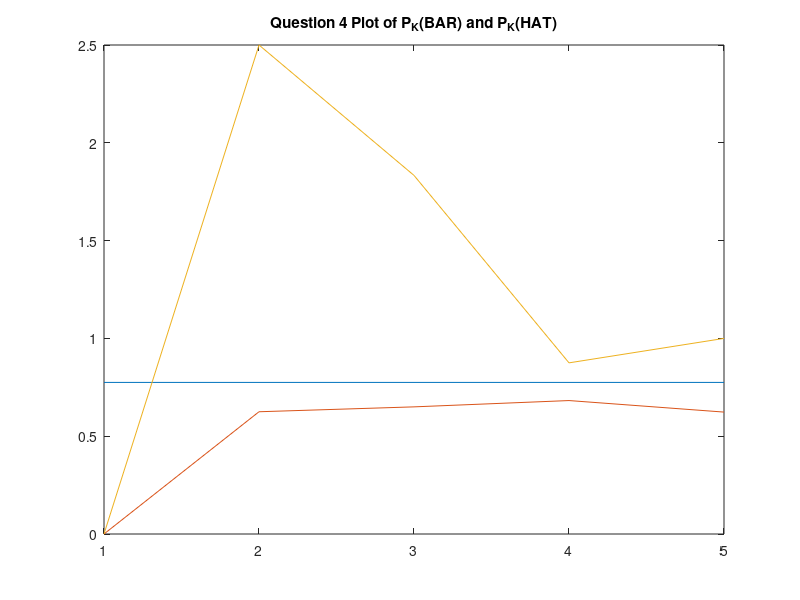

Source code (MATLAB): (Note: this script raises an error after producing the figure.)
%Markov HW
%Dan S. Cohen
%DATE: 9/6/2021
% Assigment Number 1 
%% Inputs

clear all; clc;

n = input('Number of sates? ') % Number of sates = n
P = zeros(n,n);
PL = zeros(n,n);
% Transistion probability matrix = P
% Inital Distibution P0
P0 = zeros(n,n);
P0(1,1)= 1;

% Number of stages 
k = input('Number of stages? ') % Number of sages = k

%k = [1,2,3,4,5,6,7,8,9,10,11,12];% stages


% Calc Profit 
m = 0.5; % mait cost
c = 1; % cost of each item
r = 2; % rev of each unit
p = 1; % penalty
M = n; % max units
%k = linspace(1, k, k)
Reward = zeros(n,1);

%%
total_d = 1/M;
d = 1/M;

P(1,:) = d;
P(n,:) = d;
first_e = true;


    
for j=2:n-1
    P(j,1)=1-total_d;
   
    total_d = total_d + d;
        
end

count = 2;
for i=2:n-1
    
    for col=2:count
        PL(i,col)= d;
        
    end
    count = count +1;
    
    
end

P = P + PL;

% 
% Reward(1)=-3*c+((M-1)/2)*r;
% Reward(n)=-(M-1)*m+((M-1)/2)*r;
% 
% for i=2:n-1
%     
%     weight = zeros(i,1);
%     for ii = 1:i-1
%         
%         weight(end-ii)=ii;
%         
%     end
%         
%         
%     Reward(i) =   -(ii)*m+dot(P(i,1:i),weight)*r-p*(((M-1)/2)-ii);  
%     
%     
%     
% end

% M  = 4 not 3 here 
for state=1:M 
    
    
  
       
    state_ = state -1;
   
   for demand=1:M
       demand_= demand - 1;
       profit = 0;
       
       if(state_ == 0)
           
           action = M-1;
           
       else 
           
           action = 0;
           
       end
       
       
       if demand_ > state_ + action
           
           profit = -(m*state_+c*action)+r*(state_+action)-p*(demand_-state_-action);
           
       elseif demand_ <= state_ + action
           
           profit = -(m*state_+c*action)+r*demand_;
           
           
       end

       Reward(state,demand) =   profit;
       
       
       
   end 
   
    
    
    
end


temp = Reward;
Reward = zeros(1,M)';

% rencode reward
for demand = 1:M
    
    Reward(demand) = sum(temp(demand,:))/4

    
end 



Expected_Profit_per_stage =0;
Expected_Profit_per_stage_saved_per=zeros(1,k);
% Part 1 starts
for t=1:k
    
    
    if t==k
        
        Expected_Profit_per_stage = Expected_Profit_per_stage+(P0*((P^(t-1))*Reward/2));
        
        
    else 
        Expected_Profit_per_stage=Expected_Profit_per_stage+P0*((P^(t-1))*Reward);
        
        
    end 
    
    Expected_Profit_per_stage_saved_per(t)=Expected_Profit_per_stage(1)/t;
    
end 

Expected_Profit_per_stage=Expected_Profit_per_stage/k;

%%


rng(0);
for i =1:k
    
    U_vector(i)=rand;
    
    G(i)=-log(-log(U_vector(i)));
    
end 


Uniform_var = rand;
G(1) = -log(-log(Uniform_var));


k_m1 = 1;
k = linspace(1, k, k);
S = zeros(1,length(k)); % stock level
for stage =1:length(k)
    
    
    
    U_vector=rand(1,n);
    
    G = -log(-log(U_vector));
    
    
    [maxV,index] = max(G + log(P(k_m1,1:n))) ;
    S(stage) = index;
    k_m1 = S(stage);
    
    
    
end 




% for states first one, layz 

%S = zeros(1,length(k)); % stock level
D = zeros(1,length(k)); % demand
U = zeros(1,length(k)); % policty to restock


S(1) = 0;
S(2:end)=S(2:end)-1;
 K =[1:1:length(k)];
D = randi([0,M-1],[1,length(k)]);
for index = 1:length(K)
    
    
    for stage = 1:index
        
        %randi(M,1,1)
        
        maint_cost = m*S(stage);
        
        %D(stage) = randi([0,M-1],1);
        
        
        if S(stage) <= 0
            U(stage) = M-1;
            
        end 
        
        
        
%         S(stage+1) = (U(stage)-D(stage));
%     
%         if(S(stage+1)<0)
%         
%             S(stage+1)=0;
%         
%         end
%     
%         if(S(stage)<0)
%         
%             S(stage)=0;
%         
%         end
        
        %disp('demand');
        %disp(D(stage));
        
        %S_avg(stage) = sum(S(1:stage))/stage
        %maint cost
        %U(stage) = abs(M-S_avg(stage)) % need to work out policy
        
        if(stage ==index)
            
            Profit(stage) = 0.5*(S(stage));
        
        elseif (D(stage)> S(stage)+U(stage))
             Profit(stage) = -(maint_cost+c*U(stage))+r*(S(stage)+U(stage))-p*(D(stage)-S(stage)-U(stage));
        
        elseif (D(stage)<= S(stage)+U(stage))
            Profit(stage) =   -(maint_cost+c*U(stage))+r*D(stage);
        end 
        
        
%         if S(stage) <= 0
%             %U(stage) = M-1;
%             Profit(stage) =   -(c*U(stage))+r*D(stage);
%             %disp('restocking all')
%             
%         elseif S(stage) > 0
%             %U(stage) = 0;
%             %disp('not buying any more stock')
%             
%             if(D(stage)> S(stage)+U(stage))
%                 %disp('demand biger then stock')
%                 Profit(stage) = -(maint_cost+c*U(stage))+r*(S(stage)+U(stage))-p*(D(stage)-S(stage)-U(stage));
%                 
%             end
%             
%             if(D(stage)<= S(stage)+U(stage))
%                 %disp('demand less then stock')
%                 Profit(stage) =   -(maint_cost+c*U(stage))+r*D(stage);
%                 
%                 if (stage ==index)
%                     
%                     %disp('left over')
%                     % Halfcost
%                     Profit(stage) =Profit(stage)+ 0.5*(S(stage));
%                     
%                 end
%                 
%                 
%             end
%             
%         end

        
    end 
    
    
   
    total = sum(Profit);
  
    Profit_per_stage(index) = total/index;
    
    %disp('total supply')
    
    
       

        
    
    %S(stage+1)=S(stage)+U(stage)-D(stage)
    
    %if(S(stage+1)<= 0)
        
        %S(stage+1) = 0;
        
    %end 
    
    %Profit_per_stage(stage)= Profit_per_stage(stage) + Profit(stage)/stage
    
    
end

disp('Profit per stage')
% disp(sum(Profit)/length(k))
% 
% Profit_per_stage = zeros(1,length(k));
% 
% for key =1:length(k)
%     
%        temp= Profit(1:key);
%        
%        Profit_per_stage(key) = sum(temp)/key;
%     
%     
% end 





one = size(P);


w = [eye(one(1))-P,ones(one(1),1)];

% Avg reward per stage 

PIE = [ones(1,one(1))]*[w*w.']^-1;

PerStageProfit = PIE*Reward


 

plot(K,PerStageProfit*ones(1,length(k)))
hold on 
plot(K,Expected_Profit_per_stage_saved_per)
hold on 
plot(K,Profit_per_stage)
title('Question 4 Plot of P_K(BAR) and P_K(HAT)') 

%%
% Part 2
Transition = {};
count = 0;

total_d = 0;
d = 1/M;
start_number = 1;
% for action = 1:M
%     Transition{action} = zeros(M);
%     total_d = 0;
%     
%     for i = 1:M-count
%         
%         Transition{action}(i,1)= start_number-total_d
%         total_d = total_d + d;
% 
%            
%       
%     end 
%  
%     start_number =  start_number-d     ;  
%     
%     count = count +1 ;
%     
%  
%     
% end
% 
% count=0;
% col_count = M-1;
% start_number_count = 0;
% for action = 1:M
%     
%    
%      for i = 1:M-count
%      
%           j = start_number_count:col_count;
%               
%                 Transition{action}(i,2:j(i)+1)=1/M;
%           
%           
%      end 
%         
%     start_number_count = start_number_count+1  ;
%     count = count +1 ;
%    
%   
%  
% end

Transition  = {};



count=0;
for j=1:1
    
    Transition{j} = zeros(M);
   
    for i = 1:M
        total_d = 0;
        for a = 1:M-count
        
            Transition{j}(a,i) = start_number-total_d
            total_d = total_d + d;    
        
        end 
        start_number =  start_number-d
        count = count + 1 
    end 
    
         
    
end 


for j=2:M
    
    Transition{j} = zeros(M);
   
    for i = 1:M
        total_d = 0;
        for a = 1:M
            if  (i+a)-1-1<=M-1 && (j-1 <= i + a -1 -1)
                Transition{j}(a,i) = d ; 

            end 
              
        
        end 
        
    end 
    
         
    
end 


Temp  = Transition;

for a=1:M
    for i=1:M 
        for j=1:M  
            Transition{a}(i,j) = Temp{j}(a,i);
        end 
    end 
end 



Reward_From_Action = {};

%Reward(1)=-3*c+((M-1)/2)*r;
%Reward(n)=-(M-1)*m+((M-1)/2)*r;


for i = 1:M
    
%     weight = zeros(i,1);
%     for ii = 1:i-1
%         
%         weight(end-ii)=ii;
%         
%     end
%     
    for demand = 1:M
    
        for act= 1:M
            
            j = i+a-demand;
            
            
            
            if(i+act)-1-1>M-1 ||(i+act)-1-1<j-1 % Is it even posible  grater or equal?
                Reward_From_Action{i}(act,demand)= 0;
            
            else
                             
                if demand > i+act % should the system get reward
                    
                    
                    rew_units = (i+act-j-1); % reward 
        
                   Reward_From_Action{i}(act,demand) = -(i)*m-(act)*c+rew_units*r-p*(demand-i-act);
        
                else 
                    rew_units = (demand-1); % reward 
                   Reward_From_Action{i}(act,demand) = -(i)*m-(act)*c+rew_units*r;
                end
                
             
                
                
            end
        end
    end
end



for i = 1:M 
    
    for act = 1:M 
        curr_profit_val = 0 ;
        for demand = 1:M 
            
            curr_profit_val = curr_profit_val+ Reward_From_Action{i}(act,demand);
            
            
        end 
        avg_profit(i,act) = curr_profit_val/M;
        
        
        
    end 
    
    
    
    
end 






V_new = ones(M,1)*0;
V_new(M) = 0;
V_old = 0;
curr_val = 0;
        
% value interation per stage
val_iter_profit = 0 
V0 =0;

%V(end)=V0;
% Value interation, at each k in time slot 

k = length(k);
    
    
for index = 1:length(K)     
    
    policy_over_time = zeros(1,index);
    V = ones(M,index)*-inf;
    termal_profit = [0:M-1]*(r/2);
    V(:,end) = termal_profit;
    
    K_ = index;
    while K_ >0
        for i=1:M
            for act=1:M
                curr_val =0 ;
                curr_val = avg_profit(i,act)+Transition{act}(i,:)*V(:,K_);
                if K_-1<=0
                    break
                end
                %V(i,k-1) = max(V(i,k-1),curr_val)
                if V(i,K_-1) < curr_val
                    V(i,K_-1) = curr_val;
                    recored_actions(K_) = act;
                    recored_index(K_)   = i;
                    
                end
            end
            
        end
        
        K_ = K_ - 1;
        
    end
    
    expected_profit_from_empy_warehouse(index) = V(1,1)/index;
     
end


%k = length(K);

% total_profit = 0 ;
% for k=1:length(K)
%     
%     if k == 1
%         
%         Best_Value= V(1,k);
%         
%         Best_Index = 1;
%     else 
%         
%         [Best_Value,Best_Index]=max(V(:,k));    
%     end 
%     policy_over_k(k) = Best_Index;
% 
% end 





%tot_val_iter_profit_perk = val_iter_profit/length(K)




V0 =0;

%V = zeros(1,M);

%V(end)=V0;

% Policy iteration static per state
k = length(k);

policy = ones(1,M);
V_new = ones(M,1)*0;
h_new = ones(M,1)*0;
V_new(M) = 0;
V_old = 0;
curr_val = 0;

% policy interations % finds best policy at each stock level
time_start = tic;


for i=1:M
    
    
    for act=1:M
        curr_val =0 ;
        for j=1:M
                                    
            curr_val = curr_val + Reward_From_Action{i}(act,j)+Transition{j}(act,i)*V(j);
            
         end 
         %curr_val= + curr_val;
            
         %V_new(i) = max(V_new(i),curr_val);
          
            
         if V_new(i) <= curr_val
                
             policy(i) = act;
                
             V_new(i) = max(V_new(i),curr_val);
        
          
         end 
            
       
     end
     
%     max_diffrace = 0;
%     
%     for states = 1:M
%         max_diffrace = max(max_diffrace,V_new(states));
%         
%     end
        

     %V = V_new;
%      end
%      if(max_diffrace<0.01)
%          break
end 
total_time_run = toc(time_start);     

% figure(2)
% plot(1:M,policy)
% hold on
% title('States vs Policy') 
% policy inter with ac/s
policy = ones(1,M);
h = zeros(M,1);
h_new = zeros(M,1);

V = 1*-inf;
for pol_itter = 1:1000

    for i=1:M
        act = policy(i);
        curr_val =0 ;
 
        curr_val = avg_profit(i,act);
                                    
        %curr_val = curr_val + Reward_From_Action{i}(act,j)+Transition{j}(act,i)*V(j);
        %curr_val= + curr_val;
        %V_new(i) = max(V_new(i),curr_val);
            
        if V <= curr_val   
            V = curr_val;
        end 

    end

     % Find h_tilida
    for iter = 1:10
        for i=1:M
            act = policy(i);
            curr_val =0 ;
             
            curr_val = avg_profit(i,act)+Transition{act}(i,:)*h-V;      
            curr_val = curr_val + V ;                      
            saved_trans = Transition{act}(i,:);
            saved_reward(i) = avg_profit(i,act);
            
            %h(i) = curr_val;
            %curr_val= + curr_val;
            if h(i) <= curr_val
                
                best_saved_reward = saved_reward;
                best_saved_trans  = saved_trans;
                
                h(i) = curr_val;
                
            end 

        end

    end 

    %x = [h;V]
    I_tilda = eye(M);
    I_tilda(1,:) = [];
    %h_tilda = I_tilda*h;
    %y = [h_tilda;V];

    W = [eye(M)-best_saved_trans,ones(M,1)]*[I_tilda',zeros(M,1);zeros(1,M-1),1]; % invertable  ;
    y = inv(W)*best_saved_reward';
    h_tilda = y(1:M);

    curr_policy = policy ;
    for i=1:M
            best_val = 0;
            
            for act = 1:M
                
                curr_val = 0;
               
                curr_val = avg_profit(i,act)+Transition{act}(i,:)*h;
  
                 if best_val < curr_val
                 
                    best_val = curr_val;
                    
                    policy(i) = act;

                 end
            end
        % Do we need to stop
    end 
        % is the poly stable

        if abs(policy-curr_policy)==0        
        
            break
            %disp('ready')

        end 

end 


disp('Best Policy is...')
disp(policy-1)
figure(2)
plot(1-1:M-1,policy-1)
hold on
title('States vs Policy') 










% Part 4


S = zeros(1,length(K)); % stock level
%D = zeros(1,length(k)); % demand
U = zeros(1,length(K)); % policty to restock


%S(1) = 0;
%S(2:end)=S(2:end)-1;
planed_pol = [linspace(M, 1, M)];

% optimal system

%policy(16:20) = 1;

for index = 1:length(K)

    for stage = 1:index
    
        %randi(M,1,1)
    
        maint_cost = m*S(stage);
    
        %D(stage) = round(rand*M);
    
        % rolling avg control pi
    
        %S_avg(stage) = sum(S(1:stage))/stage
    
        %maint cost
    
        U(stage) = policy(S(stage)+1)-1; % poly control
    
        S(stage+1) = (U(stage)-D(stage));
    
        if(S(stage+1)<0)
        
            S(stage+1)=0;
        
        end
    
        if(S(stage)<0)
        
            S(stage)=0;
        
        end
    
    
    
    
    
        %disp('demand')
        %disp(D(stage))
    
        %U(stage) = abs(M-S_avg(stage)) %
        if S(stage) <= 0
            %U(stage) = M;
            Profit_opt(stage) =   -(c*U(stage))+r*D(stage);
            %disp('restocking all')
        
        elseif S(stage) > 0
            %U(stage) = 0;
            %disp('not buying any more stock')
        
        
        
            if(D(stage)> S(stage)+U(stage))
                %disp('demand biger then stock')
                Profit_opt(stage) = -(maint_cost+c*U(stage))+r*(S(stage)+U(stage))-p*(D(stage)-S(stage)-U(stage));
            
            
            end
        
            if(D(stage)<= S(stage)+U(stage))
                %disp('demand less then stock')
                Profit_opt(stage) =   -(maint_cost+c*U(stage))+r*D(stage);
            
                if (stage ==length(k))
                
                    %disp('left over')
                % Halfcost
                    Profit_opt(stage) =Profit_opt(stage)+ 0.5*(U(stage)-D(stage));
                
                end
            
            
            end
        
        end
    
        %disp('total supply')
    
    
    
    
    
    
    %S(stage+1)=S(stage)+U(stage)-D(stage)
    
    %if(S(stage+1)<= 0)
    
    %S(stage+1) = 0;
    
    %end
    
    %Profit_per_stage(stage)= Profit_per_stage(stage) + Profit(stage)/stage
    
    
    end
    total = 0;
    for kk = 1:length(Profit_opt)
        total = total + Profit_opt(kk);
        
    end 
    
    
    
    Profit_per_stage_opt(index)= total/index;
    
end 



% disp('Profit per stage')
% disp(sum(Profit_opt)/length(K))
% 
% Profit_per_stage_opt = zeros(1,length(K));
% 
% for key =1:length(K)
%     
%        temp= Profit_opt(1:key);
%        
%        Profit_per_stage_opt(key) = sum(temp)/key;
%     
%     
% end 

% lazy policy with same demand

S = zeros(1,length(K)); % stock level
%D = zeros(1,length(k)); % demand
U = zeros(1,length(K)); % policty to restock

%S(1) = 0;
%S(2:end)=S(2:end)-1;


%policy(16:20) = 1;

pol=[zeros(1,M)];
pol(1)=M-1;

for index = 1:length(K)
    
    for stage = 1:index
        
        %randi(M,1,1)
        
        maint_cost = m*S(stage);
        
        %D(stage) = round(rand*M);
        
        % rolling avg control pi
        
        %S_avg(stage) = sum(S(1:stage))/stage
        
        %maint cost
        
        U(stage) = pol(S(stage)+1);
        
        S(stage+1) = (U(stage)-D(stage));
        
        
        if(S(stage+1)<0)
            
            S(stage+1)=0;
            
        end
        
        if(S(stage)<0)
            
            S(stage)=0;
            
        end
        
        %disp('demand')
        %disp(D(stage))
        
        %U(stage) = abs(M-S_avg(stage)) % need to work out policy
        if S(stage) <= 0
            %U(stage) = M;
            Profit_lazy(stage) =   -(c*U(stage))+r*D(stage);
            %disp('restocking all')
            
        elseif S(stage) > 0
            %U(stage) = 0;
            %disp('not buying any more stock')
            
            
            
            if(D(stage)> S(stage)+U(stage))
                %disp('demand biger then stock')
                Profit_lazy(stage) = -(maint_cost+c*U(stage))+r*(S(stage)+U(stage))-p*(D(stage)-S(stage)-U(stage));
                
                
            end
            
            if(D(stage)<= S(stage)+U(stage))
                %disp('demand less then stock')
                Profit_lazy(stage) =   -(maint_cost+c*U(stage))+r*D(stage);
                
                if (stage ==length(k))
                    
                    %disp('left over')
                    % Halfcost
                    Profit_lazy(stage) =Profit_lazy(stage)+ 0.5*(U(stage)-D(stage));
                    
                end
                
                
            end
            
        end
        
        %disp('total supply')
        
        
        
        
        
        
        %S(stage+1)=S(stage)+U(stage)-D(stage)
        
        %if(S(stage+1)<= 0)
        
        %S(stage+1) = 0;
        
        %end
        
        %Profit_per_stage(stage)= Profit_per_stage(stage) + Profit(stage)/stage
        
        
    end
    
    total = 0;
    for kk = 1:length(Profit_lazy)
        total = total + Profit_lazy(kk);
        
    end 
    
    
    
    Profit_per_stage_lazy(index)= total/index;
    
    
    

    
end



% disp('Profit per stage lazy')
% disp(sum(Profit_lazy)/length(K))

%Profit_per_stage_opt = zeros(1,length(K)); 

% for key =1:length(K)
%     
%        temp= Profit_lazy(1:key);
%        
%        Profit_per_stage_lazy(key) = sum(temp)/key;
%     
%     
% end 
% 
% 


figure(3)
plot(1:length(K),Profit_per_stage_opt)
hold on
plot(1:length(K),Profit_per_stage_lazy)
hold on 
plot(1:length(K),expected_profit_from_empy_warehouse)
hold on
plot(1:length(K),h_tilda(1)*ones(1,length(K)))
title('Optimal vs lazy invotory mgmt') 
xlabel('stages k')
ylabel('Profit Units '); 
legend('Profit_opt','Profit','Expected Profit P BAR','P BAR INF');

disp('percent profit better')
disp((sum(Profit_per_stage_opt)/sum(Profit_per_stage_lazy))*100)




figure(4)
plot(1:length(K),Profit_opt)
hold on
plot(1:length(K),Profit_per_stage_opt)
plot(1:length(K),Profit_per_stage_lazy)
title('Optimal vs lazy invotory mgmt') 
xlabel('stages k')
ylabel('Units '); 
legend('Profit_opt','Profit_per_stage_opt','Profit_per_stage_lazy');



% page 64 calculation for avg cost per stage
curr_val_V_mu = zeros(1,M);
for i=1:M 
    
    act = policy(i);
    
    for j=1:M
        curr_val_V_mu(i) = curr_val_V_mu(i) + Reward_From_Action{i}(act,j);
        
    end
    
    
    
end 


disp('for avg cost per stage')
disp(curr_val_V_mu)






           %h_new(i) = curr_val;
            
           %h_new(i) = max(h_new(i),curr_val);
%             if V_new(i) <= curr_val
%                 
%                 policy(i) = act;
%                 
%                 V_new(i) = max(V_new(i),curr_val);
%           
%             end 


    
%     max_diffrace = 0;
    
%     for states = 1:M
%         max_diffrace = max(max_diffrace,abs(h(states)-h_new(states)));
%         
%     end

        %h = h_new;

%         if(max_diffrace<0.1)
%             break
%          
%         end 

%     
%      
%     max_diffrace = 0;
%     
%     for states = 1:M
%         max_diffrace = max(max_diffrace,abs(V(states)-V_new(states)));
%         
%     end
%         
% 
%         V = V_new;
%        
%      
%      
%         if(max_diffrace<0.1)
%             break
%          
%         end 
%     
%     
    
